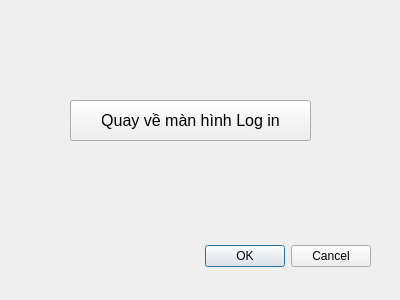
<?xml version="1.0" encoding="UTF-8"?>
<ui version="4.0">
 <class>Screen_2</class>
 <widget class="QDialog" name="Screen_2">
  <property name="geometry">
   <rect>
    <x>0</x>
    <y>0</y>
    <width>400</width>
    <height>300</height>
   </rect>
  </property>
  <property name="windowTitle">
   <string>Dialog</string>
  </property>
  <widget class="QDialogButtonBox" name="buttonBox">
   <property name="geometry">
    <rect>
     <x>30</x>
     <y>240</y>
     <width>341</width>
     <height>32</height>
    </rect>
   </property>
   <property name="orientation">
    <enum>Qt::Horizontal</enum>
   </property>
   <property name="standardButtons">
    <set>QDialogButtonBox::Cancel|QDialogButtonBox::Ok</set>
   </property>
  </widget>
  <widget class="QPushButton" name="btn_return">
   <property name="geometry">
    <rect>
     <x>70</x>
     <y>100</y>
     <width>241</width>
     <height>41</height>
    </rect>
   </property>
   <property name="font">
    <font>
     <pointsize>12</pointsize>
    </font>
   </property>
   <property name="text">
    <string>Quay về màn hình Log in</string>
   </property>
  </widget>
 </widget>
 <resources/>
 <connections>
  <connection>
   <sender>buttonBox</sender>
   <signal>accepted()</signal>
   <receiver>Screen_2</receiver>
   <slot>accept()</slot>
   <hints>
    <hint type="sourcelabel">
     <x>248</x>
     <y>254</y>
    </hint>
    <hint type="destinationlabel">
     <x>157</x>
     <y>274</y>
    </hint>
   </hints>
  </connection>
  <connection>
   <sender>buttonBox</sender>
   <signal>rejected()</signal>
   <receiver>Screen_2</receiver>
   <slot>reject()</slot>
   <hints>
    <hint type="sourcelabel">
     <x>316</x>
     <y>260</y>
    </hint>
    <hint type="destinationlabel">
     <x>286</x>
     <y>274</y>
    </hint>
   </hints>
  </connection>
 </connections>
</ui>
